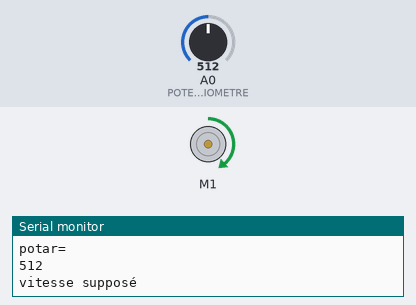
A sketch run on a simulated Arduino Uno, built with avr-gcc and run on an emulated ATmega328P. Shown: DC motor (green arrow = forward, orange = backward, longer = faster), the last lines printed to the serial monitor. The inputs (shaded band) are chosen by the test bench; at power-on: A0 (POTENTIOMETRE) = 512.

Above: at 1.2 s.
1.3 s: A0 (POTENTIOMETRE) set to 355
At 1.7 s:
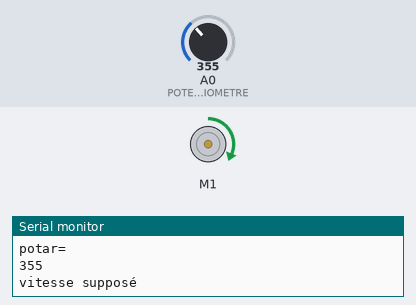
2.8 s: A0 (POTENTIOMETRE) set to 329
At 3.9 s:
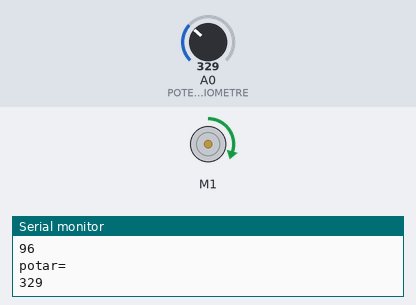
5.8 s: A0 (POTENTIOMETRE) set to 38
At 6.8 s:
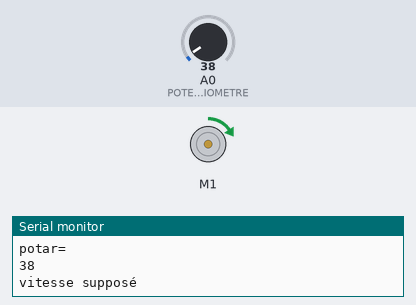
7.3 s: A0 (POTENTIOMETRE) set to 32
At 8.5 s:
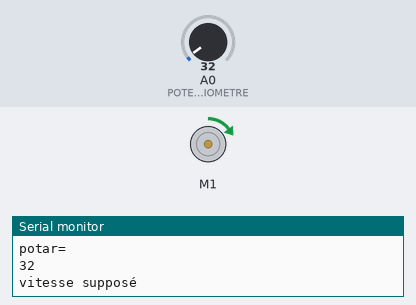
8.8 s: A0 (POTENTIOMETRE) set to 122
At 10.0 s:
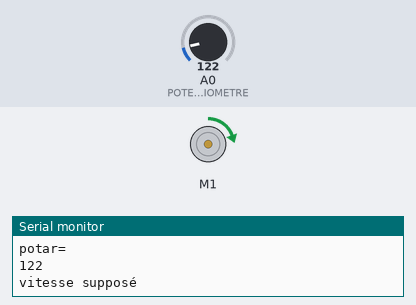
10.3 s: A0 (POTENTIOMETRE) set to 716
At 11.2 s:
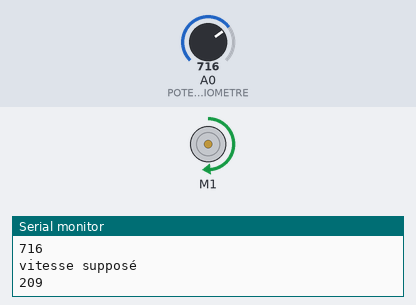
Timing chart, 0 to 12.8 s (numbered marks = the images above; inputs shaded):
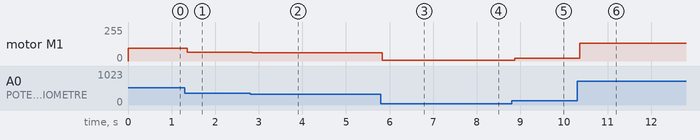

Measured:
- after the input at 1.3 s, motor M1: forward 95/255 → forward 66/255 after 0.06 s
- after the input at 2.8 s, motor M1: forward 66/255 → forward 61/255 after 0.05 s
- after the input at 5.8 s, motor M1: forward 61/255 → forward 7/255 at once
- after the input at 7.3 s, motor M1: forward 7/255 → forward 5/255 after 0.06 s
- after the input at 8.8 s, motor M1: forward 5/255 → forward 22/255 after 0.07 s
- after the input at 10.3 s, motor M1: forward 22/255 → forward 133/255 after 0.06 s

The sketch:

klan.ino
```cpp
#include "DualVNH5019MotorShield.h"

DualVNH5019MotorShield md;

const int POTENTIOMETRE = A0;
const int vmax = 300;
long potar = 0;
long vitesse = 0;

void stopIfFault()
{
  if (md.getM1Fault())
  {
    Serial.println("M1 fault");
    while(1);
  }

}

void arreter()
{
      for (int i = vitesse; i >= 0; i++)
  {
    md.setM1Speed(i);
    stopIfFault();
    delay(2);
  }
}
/*
void faire_une_pause_pour_reflechir()
{
    arreter();
    attendre(duree_pause_pour_reflechir)
    demarer();
}*/

void demarer()
  {
for (int i = 0; i <= vitesse; i++)
  {
    md.setM1Speed(i);
    stopIfFault();
    delay(2);
  }
}


void setup()
{Serial.begin(9600);
  Serial.println("Dual VNH5019 Motor Shield");
  md.init();
  Serial.println("init ok");
}


void loop()
{
  potar = analogRead(POTENTIOMETRE);
  vitesse = (potar*vmax)/1023;
  Serial.println("vitesse supposé");
  Serial.println(vitesse);
  Serial.println("potar=");
  Serial.println(potar);
  md.setM1Speed(vitesse);
  stopIfFault();
  delay(2);
}
```
